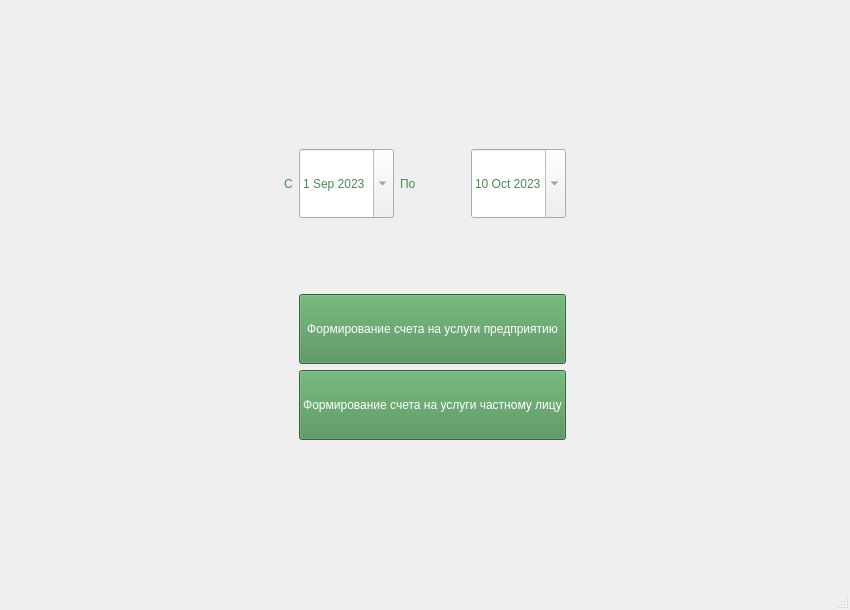
<?xml version="1.0" encoding="UTF-8"?>
<ui version="4.0">
 <class>MainWindow</class>
 <widget class="QMainWindow" name="MainWindow">
  <property name="geometry">
   <rect>
    <x>0</x>
    <y>0</y>
    <width>850</width>
    <height>610</height>
   </rect>
  </property>
  <property name="minimumSize">
   <size>
    <width>850</width>
    <height>610</height>
   </size>
  </property>
  <property name="windowTitle">
   <string>ПСОО &quot;Не навреди&quot; - Бухгалтер - Формирование счета</string>
  </property>
  <property name="windowIcon">
   <iconset>
    <normaloff>../img/Логотип.png</normaloff>../img/Логотип.png</iconset>
  </property>
  <property name="styleSheet">
   <string notr="true">QWidget {
	font: 700 14pt &quot;Comic Sans MS&quot;;
	color: rgb(73, 140,81);
}
QPushButton{
	background-color: rgb(73, 140,81);
	color:#ffffff;
	font: 700 11pt &quot;Comic Sans MS&quot;;
}</string>
  </property>
  <widget class="QWidget" name="centralwidget">
   <layout class="QGridLayout" name="gridLayout">
    <item row="1" column="3">
     <spacer name="verticalSpacer_3">
      <property name="orientation">
       <enum>Qt::Vertical</enum>
      </property>
      <property name="sizeHint" stdset="0">
       <size>
        <width>20</width>
        <height>40</height>
       </size>
      </property>
     </spacer>
    </item>
    <item row="2" column="2">
     <widget class="QDateEdit" name="dateEdit">
      <property name="sizePolicy">
       <sizepolicy hsizetype="Minimum" vsizetype="MinimumExpanding">
        <horstretch>0</horstretch>
        <verstretch>0</verstretch>
       </sizepolicy>
      </property>
      <property name="dateTime">
       <datetime>
        <hour>0</hour>
        <minute>0</minute>
        <second>0</second>
        <year>2023</year>
        <month>9</month>
        <day>1</day>
       </datetime>
      </property>
      <property name="calendarPopup">
       <bool>true</bool>
      </property>
     </widget>
    </item>
    <item row="5" column="2" colspan="3">
     <widget class="QPushButton" name="pushButton">
      <property name="sizePolicy">
       <sizepolicy hsizetype="Minimum" vsizetype="MinimumExpanding">
        <horstretch>0</horstretch>
        <verstretch>0</verstretch>
       </sizepolicy>
      </property>
      <property name="text">
       <string>Формирование счета на услуги предприятию</string>
      </property>
     </widget>
    </item>
    <item row="2" column="4">
     <widget class="QDateEdit" name="dateEdit_2">
      <property name="sizePolicy">
       <sizepolicy hsizetype="Minimum" vsizetype="MinimumExpanding">
        <horstretch>0</horstretch>
        <verstretch>0</verstretch>
       </sizepolicy>
      </property>
      <property name="dateTime">
       <datetime>
        <hour>0</hour>
        <minute>0</minute>
        <second>0</second>
        <year>2023</year>
        <month>10</month>
        <day>10</day>
       </datetime>
      </property>
      <property name="calendarPopup">
       <bool>true</bool>
      </property>
     </widget>
    </item>
    <item row="7" column="2" colspan="3">
     <spacer name="verticalSpacer_4">
      <property name="orientation">
       <enum>Qt::Vertical</enum>
      </property>
      <property name="sizeHint" stdset="0">
       <size>
        <width>20</width>
        <height>40</height>
       </size>
      </property>
     </spacer>
    </item>
    <item row="0" column="2" colspan="3">
     <spacer name="verticalSpacer_2">
      <property name="orientation">
       <enum>Qt::Vertical</enum>
      </property>
      <property name="sizeHint" stdset="0">
       <size>
        <width>20</width>
        <height>40</height>
       </size>
      </property>
     </spacer>
    </item>
    <item row="2" column="1">
     <widget class="QLabel" name="label">
      <property name="sizePolicy">
       <sizepolicy hsizetype="Preferred" vsizetype="MinimumExpanding">
        <horstretch>0</horstretch>
        <verstretch>0</verstretch>
       </sizepolicy>
      </property>
      <property name="text">
       <string>C</string>
      </property>
     </widget>
    </item>
    <item row="6" column="2" colspan="3">
     <widget class="QPushButton" name="pushButton_2">
      <property name="sizePolicy">
       <sizepolicy hsizetype="Minimum" vsizetype="MinimumExpanding">
        <horstretch>0</horstretch>
        <verstretch>0</verstretch>
       </sizepolicy>
      </property>
      <property name="text">
       <string>Формирование счета на услуги частному лицу</string>
      </property>
     </widget>
    </item>
    <item row="5" column="5" rowspan="2">
     <spacer name="horizontalSpacer_2">
      <property name="orientation">
       <enum>Qt::Horizontal</enum>
      </property>
      <property name="sizeHint" stdset="0">
       <size>
        <width>40</width>
        <height>20</height>
       </size>
      </property>
     </spacer>
    </item>
    <item row="2" column="3">
     <widget class="QLabel" name="label_2">
      <property name="sizePolicy">
       <sizepolicy hsizetype="Preferred" vsizetype="MinimumExpanding">
        <horstretch>0</horstretch>
        <verstretch>0</verstretch>
       </sizepolicy>
      </property>
      <property name="text">
       <string>По</string>
      </property>
     </widget>
    </item>
    <item row="8" column="2" colspan="3">
     <spacer name="verticalSpacer">
      <property name="orientation">
       <enum>Qt::Vertical</enum>
      </property>
      <property name="sizeHint" stdset="0">
       <size>
        <width>20</width>
        <height>40</height>
       </size>
      </property>
     </spacer>
    </item>
    <item row="5" column="0" rowspan="2">
     <spacer name="horizontalSpacer">
      <property name="orientation">
       <enum>Qt::Horizontal</enum>
      </property>
      <property name="sizeHint" stdset="0">
       <size>
        <width>40</width>
        <height>20</height>
       </size>
      </property>
     </spacer>
    </item>
    <item row="3" column="2" colspan="3">
     <spacer name="verticalSpacer_5">
      <property name="orientation">
       <enum>Qt::Vertical</enum>
      </property>
      <property name="sizeHint" stdset="0">
       <size>
        <width>20</width>
        <height>40</height>
       </size>
      </property>
     </spacer>
    </item>
   </layout>
  </widget>
  <widget class="QStatusBar" name="statusbar"/>
 </widget>
 <resources/>
 <connections/>
</ui>
